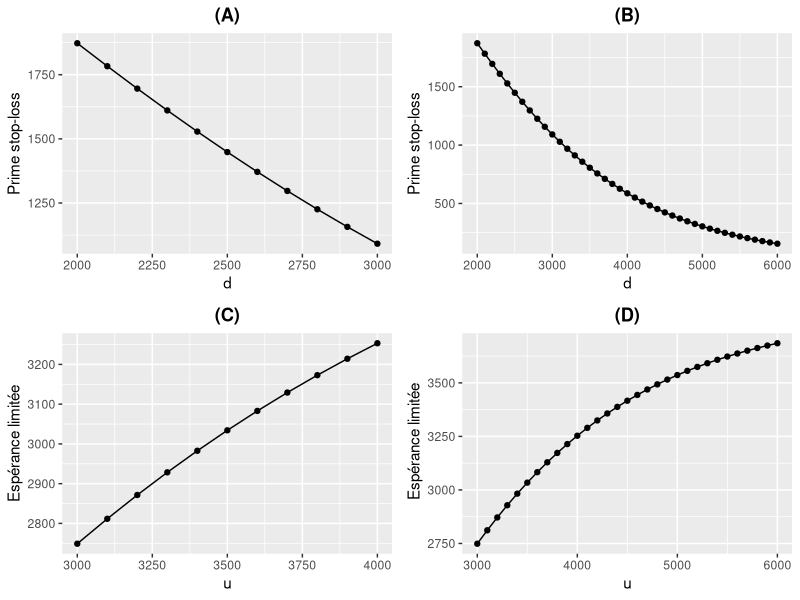

Source code (R):
## ---- chunk 1
# Les données
data <-  c(1500, 6000, 3500, 3800, 1800, 5500, 4800, 4200, 3900, 3000)

# Les estimateurs ont été calculés à l'aide de SAS
Estimateurs <- data.frame("mu" =8.1618, "sigma" = 0.4278)

# Présenter les estimateurs dans un tableau
#library(xtable)
#options(xtable.comment = FALSE)
#xtable(Estimateurs, caption = "Paramètres estimés d'une loi log-normale à l'aide du maximum de vraisemblance",  
#                 align = c("c", "c", "c"),
#                 digits = c(0, 4, 4)) 
## ---- chunk 2
# Les estimateurs ont été calculés à l'aide de SAS en a)
mu <- 8.1618
sigma <-  0.4278

# Valeurs des déductibles d à utiliser
d <- 100 * seq(20,30)

# Calculer les primes STOP-LOSS pour les différents déductibles d
STOP_LOSS <- function(x) {
    exp(mu + sigma^2/2) * (1 - pnorm((log(x) - mu - sigma^2)/sigma)) - 
        x * (1 - pnorm((log(x) - mu)/sigma))
}

Primes_STOP_LOSS <- data.frame(d, "Prime" = sapply(d, function(x) STOP_LOSS(x)))

# Présenter les valeurs des primes STOP-LOSS en fonction de d 
#library(xtable)
#options(xtable.comment = FALSE)
#xtable(Primes_STOP_LOSS, caption = "Valeurs de la prime STOP-LOSS pour chacun des déductibles d donnés",  
#                 align = c("c", "c", "c"),
#                 digits = c(0, 0, 4)) 
## ---- chunk 3
# Représenter graphiquement l'évalution en fonction de d
library(ggplot2)
plot1 <- ggplot(data = Primes_STOP_LOSS, aes(x= Primes_STOP_LOSS$d, y = Primes_STOP_LOSS$Prime)) + geom_point() + geom_line() + xlab("d") + ylab("Prime stop-loss") +ggtitle("(A)") + theme(plot.title =  element_text(face="bold", hjust = 0.5))

value_test <- data.frame(d=(100 * seq(20,60)), "Prime" = sapply((100 * seq(20,60)), function(x) STOP_LOSS(x)))

plot2 <- ggplot(data=value_test, aes(x=value_test$d, y=value_test$Prime)) + geom_point() + geom_line() + xlab("d") + ylab("Prime stop-loss") +ggtitle("(B)") + theme(plot.title =  element_text(face="bold", hjust = 0.5))
## ---- chunk 4
# Valeurs des limites u à utiliser
u <- 100 * seq(30,40)

# Calculer l'espérance limitée pour les différents limites u
Esp_limite <- function(x) {
    exp(mu + sigma^2/2) * pnorm((log(x) - mu - sigma^2)/sigma) + 
        x * (1 - pnorm((log(x) - mu)/sigma))
}

Primes_Esp_limite <- data.frame(u, "Prime" = sapply(u, function(x) Esp_limite(x)))

# Présenter les valeurs des espérances limitées en fonction de u
#library(xtable)
#options(xtable.comment = FALSE)
#xtable(Primes_Esp_limite, caption = "Valeurs de l'espérance limitée pour chacune des limites u données",  
#                 align = c("c", "c", "c"),
#                 digits = c(0, 0, 4)) 
## ---- chunk 5
# Représenter graphiquement l'évalution en fonction de d
library(ggplot2)
plot3 <- ggplot(data = Primes_Esp_limite, aes(x= Primes_Esp_limite$u, y = Primes_Esp_limite$Prime)) + geom_point() + geom_line() + xlab("u") + ylab("Espérance limitée") +ggtitle("(C)") + theme(plot.title =  element_text(face="bold", hjust = 0.5))

value_test_2 <- data.frame(u=(100 * seq(30,60)), "Prime" = sapply((100 * seq(30,60)), function(x) Esp_limite(x)))

plot4 <- ggplot(data=value_test_2, aes(x=value_test_2$u, y=value_test_2$Prime)) + geom_point() + geom_line() + xlab("u") + ylab(" Espérance limitée") +ggtitle("(D)") + theme(plot.title =  element_text(face="bold", hjust = 0.5))


library(gridExtra)
grid.arrange(plot1, plot2, plot3, plot4, ncol=2, nrow=2)
## ---- chunk 6
# Valeurs du déductible d à utiliser
d <- d[1]

# Nombre de simulations
m <- c(1e5, 5e5, 1e6)

# Simuler un échantillon de m simulations de la log log-normale
# avec les paramètres estimés en a)
simul <- function(x) rlnorm(x, meanlog = mu, sdlog = sigma)
simulation <- sapply(1:3, function(i) simul(m[i]))

# Approximer la prime STOP-LOSS ayant un déductible de 2000 par simulation
approximation <- sapply(1:3, function(x)
                    mean(sapply(1:m[x], function(i) 
                        max(0, simulation[[x]][i] - 2000))))

approx <- data.frame(m, approximation)
# Présenter les valeurs approximées de la prime STOP-LOSS ayant un déductible de 2000 
#library(xtable)
#options(xtable.comment = FALSE)
#xtable(approx, caption = "Valeurs approximées par simulations de la prime STOP-LOSS ayant un déductible de 2000",  
#                 align = c("c", "c", "c"),
#                 digits = c(0, 0, 4)) 
## ---- chunk 7
# Les estimateurs ont été calculés à l'aide de SAS
Estimateurs <- data.frame("mu" =6.8418, "sigma" = 0.8278)

# Présenter les estimateurs dans un tableau
#library(xtable)
#options(xtable.comment = FALSE)
#xtable(Estimateurs, caption = "Paramètres estimés d'une loi log-normale à l'aide du maximum de vraisemblance",  
#                 align = c("c", "c", "c"),
#                 digits = c(0, 4, 4)) 
## ---- chunk 8
# Les estimateurs ont été calculés à l'aide de SAS en a)
mu <- 6.8418
sigma <-  0.8278

# Valeurs des déductibles d à utiliser
d <- 100 * seq(20,30)

# Calculer les primes STOP-LOSS pour les différents déductibles d
STOP_LOSS <- function(x) {
    exp(mu + sigma^2/2) * (1 - pnorm((log(x) - mu - sigma^2)/sigma)) - 
        x * (1 - pnorm((log(x) - mu)/sigma))
}

Primes_STOP_LOSS <- data.frame(d, "Prime" = sapply(d, function(x) STOP_LOSS(x)))

# Présenter les valeurs des primes STOP-LOSS en fonction de d 
library(xtable)
options(xtable.comment = FALSE)
xtable(Primes_STOP_LOSS, caption = "Valeurs de la prime STOP-LOSS pour chacun des déductibles d donnés",  
                 align = c("c", "c", "c"),
                 digits = c(0, 0, 4)) 
## ---- chunk 9
# Valeurs des limites u à utiliser
u <- 100 * seq(30,40)

# Calculer l'espérance limitée pour les différents limites u
Esp_limite <- function(x) {
    exp(mu + sigma^2/2) * pnorm((log(x) - mu - sigma^2)/sigma) + 
        x * (1 - pnorm((log(x) - mu)/sigma))
}

Primes_Esp_limite <- data.frame(u, "Prime" = sapply(u, function(x) Esp_limite(x)))

# Présenter les valeurs des espérances limitées en fonction de u
library(xtable)
options(xtable.comment = FALSE)
xtable(Primes_Esp_limite, caption = "Valeurs de l'espérance limitée pour chacune des limites u données",  
                 align = c("c", "c", "c"),
                 digits = c(0, 0, 4)) 
## ---- chunk 10
data 
